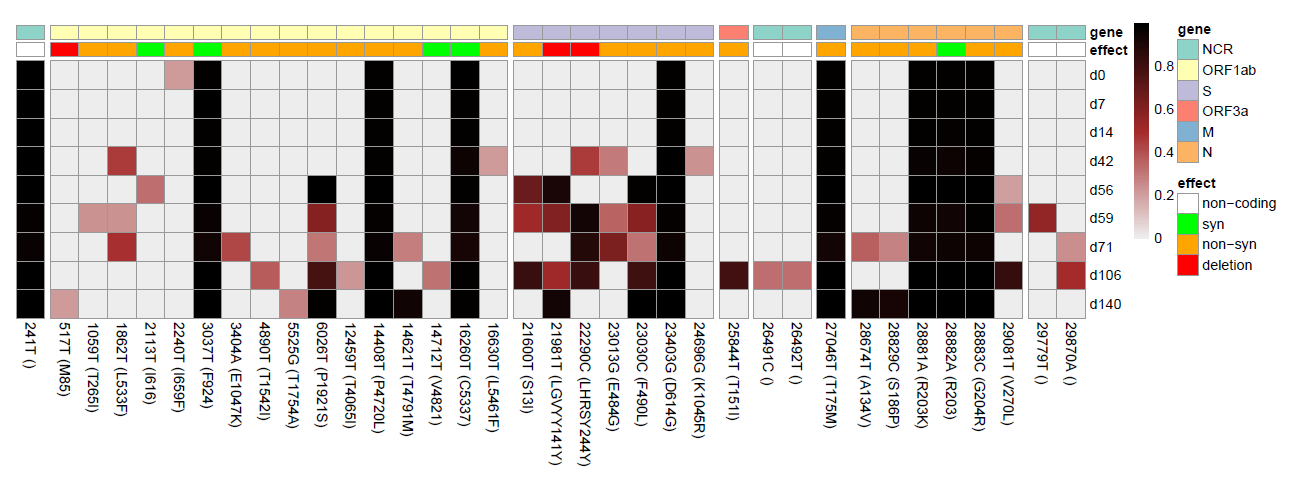

Generate this figure with R:
# clear workspace
rm(list = ls())

# set working directory
setwd("O:/Labor Hengel/Jonas Fuchs - NGS/R Auswertung/Heatmap/")

# libary import

library(pheatmap)
library(RColorBrewer)
library(dplyr)
library(fs)
library(tools)
library(stringr)
library(data.table)


# options 
name_plot <- "Daniels Tante"               ## name your plot
frequency <- 0.1                   ## adjust the variant frequency
display_as <- T                     ## display also AS changes 
percent <- F                        ## should variants be shown as percent?
rounded <- F                        ## should rounded values be displayed in the map
multiplier_width <- 0.5            ## pdf weight multiplier - adjust if needed
multiplier_height <- 1.5            ## pdf height multiplier - adjust if needed
color_gene_annotation <- c("Set3")  ## adjust color of gene annotation ("Set2" or "Paired")
date <- F                           ## do the file names contain a date (format: dd.mm.yyyy) and you want to sort
number <- T                         ## do the file names contain a number and you want to sort
clustering <- F                     ## should the samples be clustered?
clustering_method <- "ward.D2"      ## what clustering method -> see ?hclust for further information
number_of_clusters <- 5             ## do you assume a particular amount of clusters?



# data preparation

## import data
files<-list.files(path = ".",pattern = "*.tabular", recursive = F ,full.names = TRUE)

## only in case it contains a date:
if(date) {
  files<-files[order(as.Date(regmatches(files, regexpr("\\d{2}[[:punct:]]\\d{2}[[:punct:]]\\d{4}", files)), format="%d.%m.%y"))]
}

## create data.frame for first dataset
variants<-read.table(files[1], header = T, sep = "\t")
final<- paste0(variants$POS, variants$ALT, if(display_as){paste0(" ", "(", variants$EFF....AA, ")")})
final<- data.frame(cbind(final, variants$AF))
Sample_number<-path_file(files[1])
Sample_number = file_path_sans_ext(Sample_number)
colnames(final) <- c("Mutation", Sample_number)


## loop over all other datasets and join by Mutation
for(i in 2:length(files)) {
  variants<-read.table(files[i], header = T, sep = "\t")
  varpos<- paste0(variants$POS, variants$ALT, if(display_as){paste0(" ", "(", variants$EFF....AA, ")")})
  varpos<- cbind(varpos, variants$AF)
  Sample_number<-path_file(files[i])
  Sample_number = file_path_sans_ext(Sample_number)
  colnames(varpos) <- c("Mutation", Sample_number)
  final <- full_join(final, varpos, by="Mutation", copy=T)
}

## sort
final<-final[str_order(final$Mutation, numeric = T),]

## set row names
row.names(final)<-final$Mutation
final<-final[,-1]


## order samples after number in name
if(number){final<-final[,str_order(colnames(final), numeric = T)]}

## adjust the variant frequency:
final[final < frequency] <- NA

final <- final[rowSums(is.na(final)) !=ncol(final), ]
final <- t(final)
final[is.na(final)] <- 0
class(final) <- "numeric"

# convert values to percent
if(percent){final<-final*100}

# show rounded values in pheatmap
if(rounded){final_rounded <- round(final, 0)} else {final_rounded <- F}

# add annotations

## readout annotations
ann_final <- read.table(files[1], header = T, sep = "\t") 
ann_final <- data.frame(paste0(ann_final$POS, ann_final$ALT, if(display_as){paste0(" ", "(", ann_final$EFF....AA, ")")}), ann_final$EFF....EFFECT, ann_final$EFF....GENE)
colnames(ann_final) <- c("position","effect", "gene")


for(i in 2:length(files)) {
  ann <- read.table(files[i], header = T, sep = "\t")
  ann <- data.frame(paste0(ann$POS, ann$ALT, if(display_as){paste0(" ", "(", ann$EFF....AA, ")")}), ann$EFF....EFFECT, ann$EFF....GENE)
  colnames(ann) <- c("position","effect", "gene")
  ann_final <- rbind(ann_final, ann)
}

ann_final<-data.frame(unique(ann_final))

## apply frequency filter
ann_final <- ann_final[ann_final$position %in% colnames(final),]
## sort
ann_final <- ann_final[str_order(ann_final$position, numeric = T),]

## set rownames
row.names(ann_final) <- ann_final$position
ann_final <- ann_final[,-1]

## rename annotations
ann_final$effect <- sub("^$", "non-coding", ann_final$effect)
ann_final$gene <- sub("^$", "NCR", ann_final$gene)

ann_final$effect[ann_final$effect=="NON_SYNONYMOUS_CODING"] <- "non-syn"
ann_final$effect[ann_final$effect=="SYNONYMOUS_CODING"] <- "syn"
ann_final$effect[ann_final$effect=="CODON_CHANGE_PLUS_CODON_DELETION"] <- "deletion"
ann_final$effect[ann_final$effect=="CODON_DELETION"] <- "deletion"
ann_final$effect[ann_final$effect=="FRAME_SHIFT"] <- "frame shift"
ann_final$effect[ann_final$effect=="STOP_GAINED"] <- "stop gained"
ann_final$effect[ann_final$effect=="CODON_DELETION"] <- "deletion"
ann_final$effect[ann_final$effect=="FRAME_SHIFT+STOP_GAINED"] <- "stop gained"
ann_final$effect[ann_final$effect=="CODON_CHANGE_PLUS_CODON_INSERTION"] <- "insertion"
ann_final$effect[ann_final$effect=="FRAME_SHIFT+STOP_LOST+SPLICE_SITE_REGION"] <- "frame shift"
ann_final$effect[ann_final$effect=="INSERTION"] <- "insertion"
ann_final$effect[ann_final$effect=="START_LOST"] <- "non-syn"
ann_final$effect[ann_final$effect=="STOP_LOST+SPLICE_SITE_REGION"] <- "non-syn"


# automatically determine gaps for the heatmap

gap_vector <- c()

for (i in 2:length(ann_final$gene)){
  if (ann_final$gene[i]!=ann_final$gene[i-1]){
    gap_vector <- c(gap_vector, i-1)
  }
}

# colormanagement

## colormangment heatmap
my_colors <- colorRampPalette(c("grey93","brown","black"))

## colormanagement annotations (genes)
count <- length(unique(ann_final$gene))
gene_color <- c(brewer.pal(color_gene_annotation, n=count))
names(gene_color) = unique(ann_final$gene)

## colormanagement annotations (effect)

colors <- c()

if(c("non-coding") %in% ann_final$effect){
  colors <- c(colors, "white")
}
if(c("syn") %in% ann_final$effect){
  colors <- c(colors, "green")
}
if(c("non-syn") %in% ann_final$effect){
  colors <- c(colors, "orange")
}
if(c("deletion") %in% ann_final$effect){
  colors <- c(colors, "red")
}
if(c("frame shift") %in% ann_final$effect){
  colors <- c(colors, "black")
}
if(c("stop gained") %in% ann_final$effect){
  colors <- c(colors, "grey")
}
if(c("insertion") %in% ann_final$effect){
  colors <- c(colors, "blue")
}


all_colors<-data.frame(color=c("white", "green", "orange", "red", "black", "grey", "blue"), 
                       name = c("non-coding", "syn", "non-syn", "deletion", "frame shift", "stop gained", "insertion"))

subset_colors<-subset(all_colors, color %in% colors)

effect_color <- subset_colors$color
names(effect_color) = subset_colors$name

color_list <- list(gene_color = gene_color, effect_color = effect_color)
names(color_list) <- c("gene", "effect")


# visualize heatmap

## The pdf scales with the number of variants and samples
pdf(paste0(name_plot, "(", frequency, ")", ".pdf"), width = multiplier_width*ncol(final), height = multiplier_height*nrow(final))

pheatmap(final, 
         color = my_colors(100),
         cellwidth = 20,
         cellheight = 20,
         clustering_method = clustering_method,
         cluster_rows = clustering, 
         cluster_cols = F,
         cutree_rows = number_of_clusters,
         annotation_col = ann_final,
         annotation_colors = color_list,
         gaps_col = gap_vector,
         display_numbers = final_rounded
         )

dev.off()

## file checker - checks if files have the expected column count of 12
for (i in 1:length(files)) {
  x <- fread(files[i], header = T, sep = "\t", fill = T)
  if (ncol(x) == 12){
    print(paste(files[i], "...............", "ok"))
  } else {
    print(paste(files[i], "...............", "error")) 
    
  }
  
}
